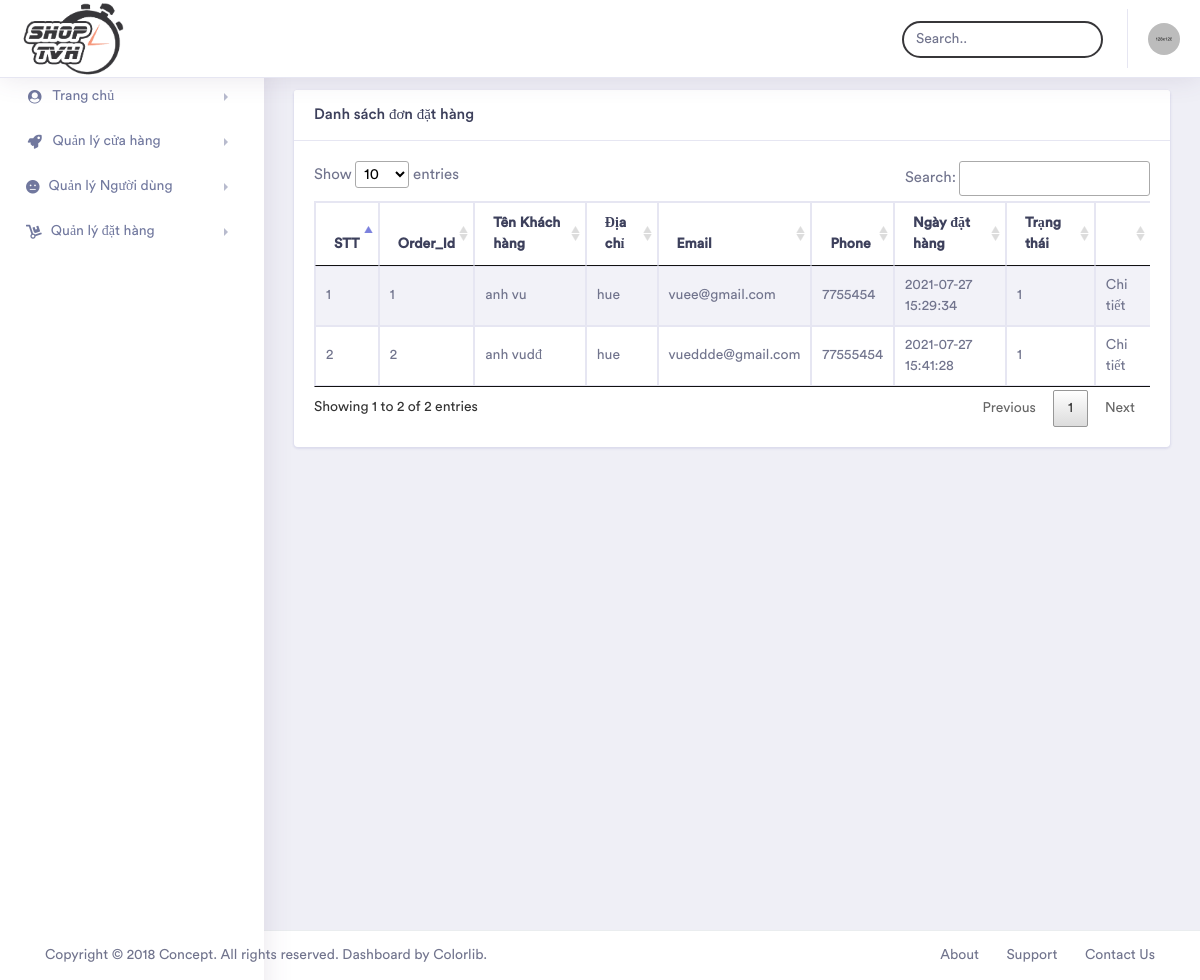
Page /admin/index.php?module=listorder (signed in) on the committed database.
### tables this page shows
CREATE TABLE `bill` (
  `OrderID` int(11) NOT NULL,
  `CustomerID` int(11) NOT NULL,
  `Fullname` varchar(50) NOT NULL,
  `Address` varchar(255) NOT NULL,
  `Phone` varchar(20) NOT NULL,
  `Email` varchar(255) NOT NULL,
  `Status` tinyint(1) NOT NULL,
  `DateCreate` datetime NOT NULL,
  `paymentID` int(11) NOT NULL
);

### admin/modules/listorder.php (the view)
<div class="container-fluid  dashboard-content">
    <div class="row">
        <div class="col-xl-12 col-lg-12 col-md-12 col-sm-12 col-12">
            <div class="card">
                <h5 class="card-header">Danh sách đơn đặt hàng</h5>
                <div class="card-body">
                    <div class="table-responsive">
                        <table id="table_id" class="table table-striped table-bordered first">
                            <thead>
                                <tr>
                                    <th>STT</th>
                                    <th>Order_Id</th>
                                    <th>Tên Khách hàng</th>
                                    <th>Địa chỉ</th>
                                    <th>Email</th>
                                    <th>Phone</th>
                                    <th>Ngày đặt hàng</th>
                                    <th>Trạng thái</th>
                                    <th></th>
                                </tr>
                            </thead>
                            <tbody>
                                <?php
                                $sqlSelect = "SELECT * FROM bill";
                                $result = mysqli_query($conn, $sqlSelect) or die("Lỗi truy vấn");
                                if (mysqli_num_rows($result) > 0) {
                                    $count = 0;
                                    while ($row = mysqli_fetch_assoc($result)) {
                                        $count++;
                                        ?>
                                        <tr>
                                            <td><?php echo $count ?></td>
                                            <td><?php echo $row["OrderID"]; ?></td>
                                            <td><?php echo $row["Fullname"]; ?></td>
                                            <td><?php echo $row["Address"] ?></td>
                                            <td><?php echo $row["Email"] ?></td>
                                            <td><?php echo $row["Phone"] ?></td>
                                            <td><?php echo $row["DateCreate"] ?></td>
                                            <td><?php echo $row["Status"]?></td>
                                            <td><a href="index.php?module=detailorder&id=<?php echo $row["OrderID"] ?>">Chi tiết</a></td>
                                        </tr>
                                    <?php }
                                }
                                ?>
                            </tbody>
                        </table>
                    </div>
                </div>
            </div>
        </div>
    </div>
</div>

### rows in the picture
bill: OrderID "1", Fullname "anh vu", Address "hue", Email "vuee@gmail.com", Phone "7755454", DateCreate "2021-07-27 15:29:34", Status "1"
bill: OrderID "2", Fullname "anh vudđ", Address "hue", Email "vueddde@gmail.com", Phone "77555454", DateCreate "2021-07-27 15:41:28", Status "1"
